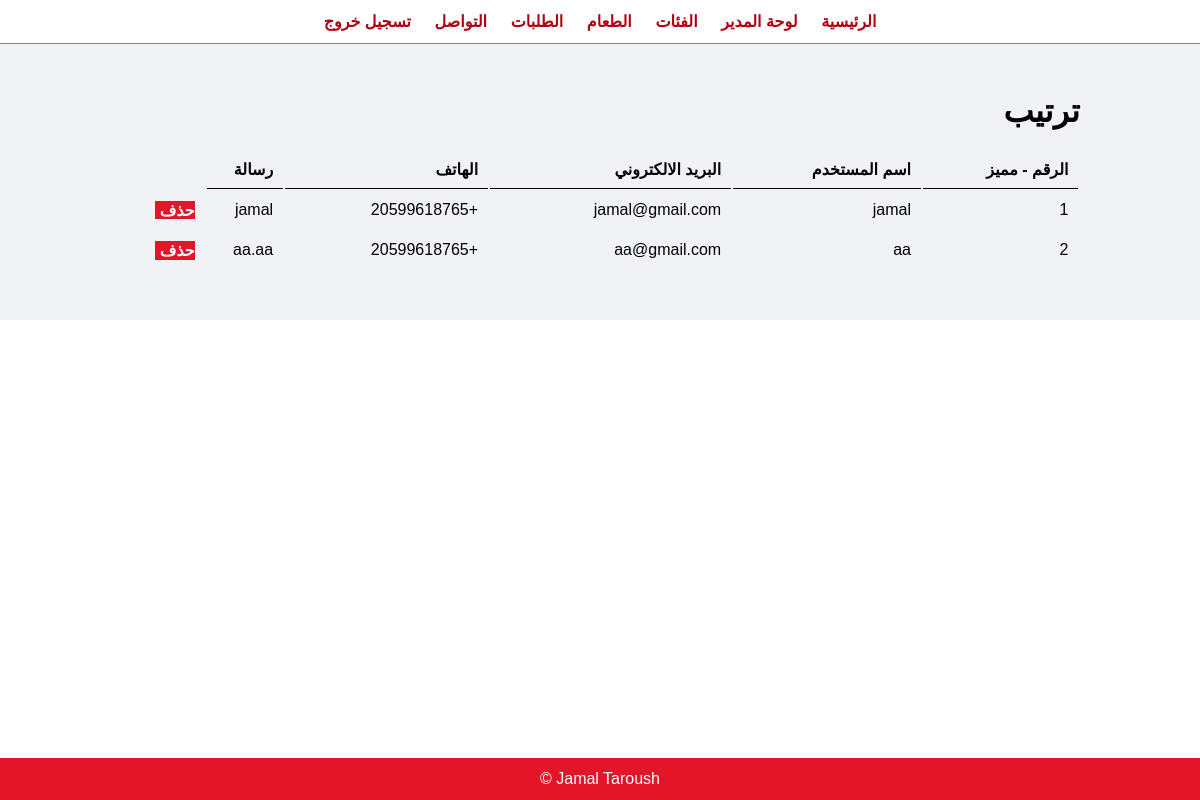
The app's page /admin/manage-contact.php (signed in) with its own data.
### tables this page shows
CREATE TABLE `contact` (
  `id` int(100) NOT NULL,
  `name` text NOT NULL,
  `email` text NOT NULL,
  `phone` text NOT NULL,
  `message` text NOT NULL
);

### admin/manage-contact.php (the view, shortened to what this page needs)
<?php
include "partials/menu.php";
?>
    <div class="main-content">
        <div class="wrapper">
            <h1>ترتيب</h1>
            <br/>
            <table class="tbl-full">
                <tr>
                    <th>الرقم - مميز</th>
                    <th>اسم المستخدم</th>
                    <th>البريد الالكتروني</th>
                    <th>الهاتف</th>
                    <th>رسالة</th>
                </tr>
                <?php
                $sql="select * from contact";
                $res=mysqli_query($conn,$sql);
                if ($res->num_rows>0){
                    while ($row=$res->fetch_assoc()){
                        $id=$row ['id'];
                        $username=$row['name'];
                        $email=$row['email'];
                        $phone=$row['phone'];
                        $message=$row['message'];
                        ?>
                        <tr>
                            <td><?php echo $id ?></td>
                            <td><?php echo $username ?></td>
                            <td><?php echo $email ?></td>
                            <td><?php echo $phone ?></td>
                            <td><?php echo $message ?></td>
                            <td>
                                <a href="delete-contact.php?id=<?php echo $id ?>" class="btn-danger"> حذف </a>&nbsp;
                            </td>
                        </tr>
                        <?php
                    }
                }
                ?>
            </table>
        </div>
    </div>
<?php
include "partials/footer.php";
?>

### css/admin.css (style rules this page uses)
* { margin: 0; padding: 0; font-family: Arial, Helvetica, sans-serif; }
.wrapper { padding: 1%; width: 80%; margin: 0 auto; }
.tbl-full { width: 100%; }
table tr th { border-bottom: 1px solid black; padding: 1%; text-align: right; }
table tr td { padding: 1%; }
.btn-danger { background-color: #e51529; padding: 1%; color: white; text-decoration: none; font-weight: bold; }
.main-content { background-color: #f1f2f6; padding: 3% 0; }

### records on screen
contact: id "1", name "jamal", email "jamal@gmail.com", phone "+20599618765", message "jamal"
contact: id "2", name "aa", email "aa@gmail.com", phone "+20599618765", message "aa.aa"
